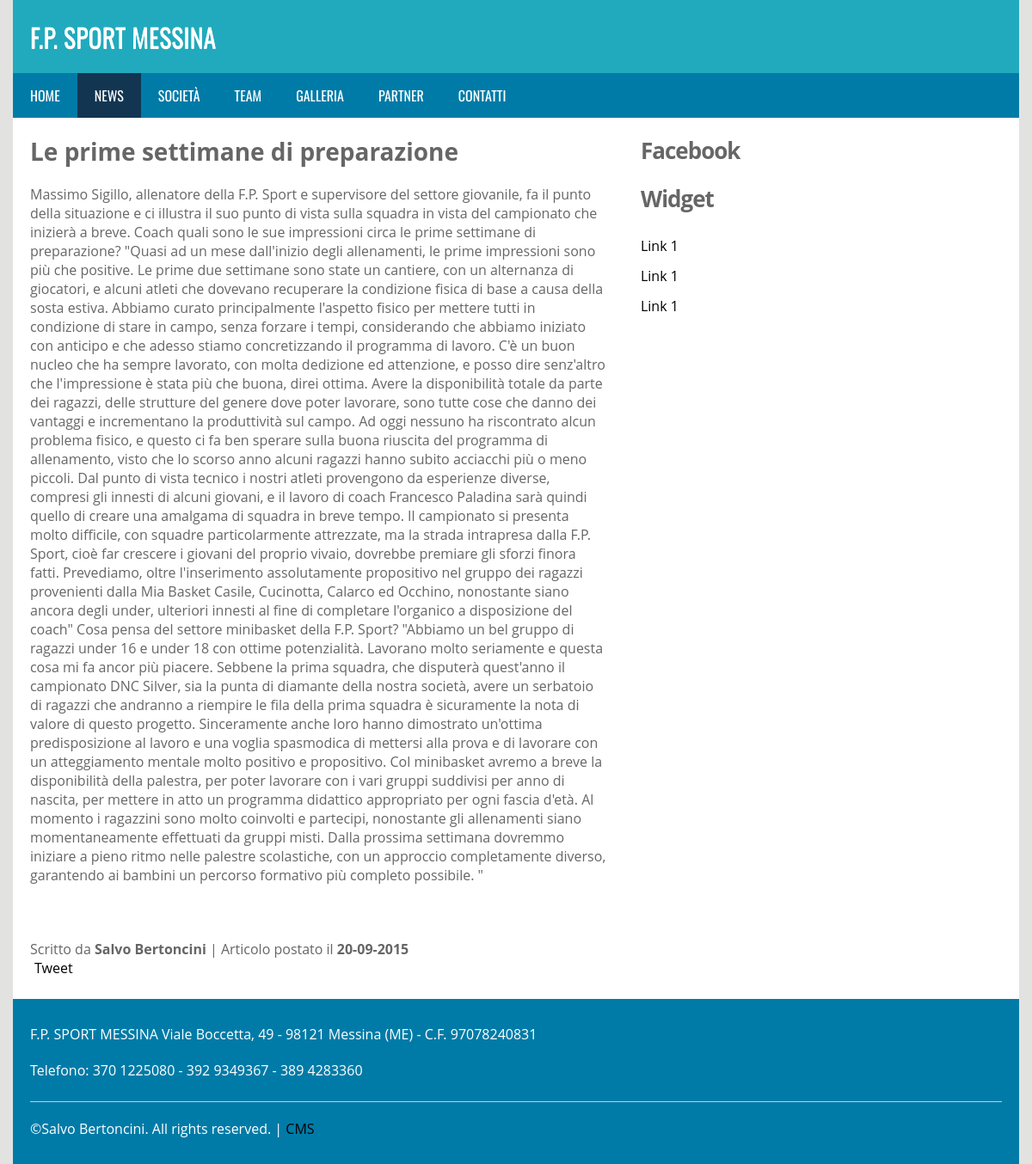
Page /articles/show.php?id=4 on the committed database.
### tables this page shows
CREATE TABLE IF NOT EXISTS `posts` (
  `id_posts` int(11) NOT NULL,
  `id_users` int(11) NOT NULL,
  `title_posts` varchar(100) NOT NULL,
  `articles_posts` text NOT NULL,
  `data_posts` date NOT NULL,
  `image_posts` blob
);

CREATE TABLE IF NOT EXISTS `users` (
  `id_users` int(11) NOT NULL,
  `username_users` varchar(30) NOT NULL,
  `password_users` varchar(30) NOT NULL,
  `name_users` varchar(40) NOT NULL,
  `surname_users` varchar(40) NOT NULL,
  `email_users` varchar(100) NOT NULL
);

### articles/show.php (the view, shortened to what this page needs)
<!doctype html>
 <html class="no-js" lang="en">
<head>
    <link href="../style.css" rel="stylesheet" />
    <link href="../css/responsive.css" rel="stylesheet" />
    <link rel="stylesheet" href="../slick-style.css"/>
</head>
<body>
<div id="wrapper">
    <header id="header">
            <h1 id="site-title"><a href="../index.php">F.P. Sport Messina</a></h1>
    </header>
    <div id="mainmenu">
        <ul>
            <li><a href="../index.php">HOME</a></li>
            <li class="active"><a href="../news.php">NEWS</a></li>
            <li><a href="../societa.php">SOCIETà</a></li>
            <li><a href="../team.php">TEAM</a></li>
            <li><a href="../media.php">GALLERIA</a></li>
            <li><a href="../partner.php">PARTNER</a></li>
            <li><a href="../contatti.php">CONTATTI</a></li>
        </ul>
    </div>
    <div id="main">
        <div id="content">
<?php
		if(isset($_GET['id'])&&(is_numeric($_GET['id']))){
		  $art_id = $_GET['id'];
		  $sql = "SELECT id_posts,id_users,title_posts,data_posts,articles_posts FROM posts WHERE id_posts='$art_id'";
		  $query = @mysql_query($sql) or die (mysql_error());
		  if(mysql_num_rows($query) > 0){
		    $row = mysql_fetch_array($query) or die (mysql_error());
		    $autore = stripslashes($row['id_users']);
		    $titolo = stripslashes($row['title_posts']);
		    $data = $row['data_posts'];
		    $articolo = ($row['articles_posts']);
		  	$nomecognomeSQL = "SELECT name_users, surname_users FROM users WHERE id_users = '".$autore."'";
			$queryAutore = @mysql_query($nomecognomeSQL) or die (mysql_error());
			if(mysql_num_rows($queryAutore) > 0)
			        if ($riga = mysql_fetch_array($queryAutore)) {
			          $nome_autore = $riga['name_users'];
			          $cognome_autore    = $riga['surname_users'];
			        }
		    echo "<div class=\"title\"><h2>".$titolo."</h2></div><p>" . $articolo . "</p><br><br>";
		    $data = preg_replace('/^(.{4})-(.{2})-(.{2})$/','$3-$2-$1', $data);
		    echo "Scritto da <b>". $nome_autore . " " .$cognome_autore. "</b>";
		    echo " | Articolo postato il <b>" . $data . "</b>"."<div id=\"fb-root\"></div>
				<script>(function(d, s, id) {
				  var js, fjs = d.getElementsByTagName(s)[0];
				  if (d.getElementById(id)) return;
				  js = d.createElement(s); js.id = id;
				  js.src = \"//connect.facebook.net/it_IT/all.js#xfbml=1\";
				  fjs.parentNode.insertBefore(js, fjs);
				}(document, 'script', 'facebook-jssdk'));</script>
                <div id='social'>
				<div class=\"fb-share-button\" data-href=\"show.php?id=".$art_id."\" data-width=\"200\" data-type=\"button\"></div>";
			echo " <a href=\"https://twitter.com/share\" class=\"twitter-share-button\" data-lang=\"it\" data-count=\"none\">Tweet</a></div>
				<script>!function(d,s,id){var js,fjs=d.getElementsByTagName(s)[0],p=/^http:/.test(d.location)?'http':'https';if(!d.getElementById(id)){js=d.createElement(s);js.id=id;js.src=p+'://platform.twitter.com/widgets.js';fjs.parentNode.insertBefore(js,fjs);}}(document, 'script', 'twitter-wjs');</script>";
		  }
		}else{
		  echo "Nessun articolo trovato.";
		}
		?>
		</div>
        <aside id="sidebar">
            <h3>Facebook</h3>
            <div class="widget">
                <h3>Widget</h3>
                <ul>
                    <li><a href="#">Link 1</a></li>
                    <li><a href="#">Link 1</a></li>
                    <li><a href="#">Link 1</a></li>
                </ul>
            </div>
        </aside>
    </div>
    <footer id="footer">
        <p>F.P. SPORT MESSINA Viale Boccetta, 49 - 98121 Messina (ME) - C.F. 97078240831</p>
        <p>Telefono: 370 1225080 - 392 9349367 - 389 4283360</p>
        <hr />
        <p>&copy;Salvo Bertoncini. All rights reserved. | <a href="/cms/login.php">CMS</a></p>
    </footer>
</div>
</body>
</html>

### style.css (style rules this page uses)
html, body, div, span, object, iframe, h1, h2, h3, h4, h5, h6, p, blockquote, pre, abbr, address, cite, code, del, dfn, em, img, ins, kbd, q, samp, small, strong, sub, sup, var, b, i, dl, dt, dd, ol, ul, li, fieldset, form, label, legend, table, caption, tbody, tfoot, thead, tr, th, td, article, aside, canvas, details, figcaption, figure, footer, header, hgroup, menu, nav, section, summary, time, mark, audio, video { margin: 0;padding: 0;border: 0;font-size: 100%;vertical-align: baseline; }
article, aside, details, figcaption, figure, footer, header, hgroup, menu, nav, section { display: block; }
html { overflow-y: scroll; -webkit-text-size-adjust: 100%; -ms-text-size-adjust: 100%; }
body { color: #666;font: 16px/28px;font-family: 'Open Sans', sans-serif;background: #e2e2e0; }
a { color: #000;text-decoration: none;-webkit-transition: all 0.3s ease-in-out;-moz-transition: all 0.3s ease-in-out;-o-transition: all 0.3s ease-in-out;-ms-transition: all 0.3s ease-in-out;transition: all 0.3s ease-in-out; }
p, dl, hr, h1, h2, h3, ol, ul, dd, pre, table, fieldset { margin-bottom: 20px; }
h1, h2, h3, h4, h5, h6 { text-shadow: 0 1px 0 #fff; }
h1 { font-size: 32px; }
h2 { font-size: 28px; }
h3 { font-size: 26px;letter-spacing: -1px; }
#wrapper { width: 960px;margin: 0 auto;background:#fff; }
#header { width: 920px;float:left;padding: 20px 20px 20px 20px; background:#21aabd; }
#mainmenu { width: 100%;float:left;background: #007BA7; }
#main { width: 920px;float:left;padding: 20px 20px 20px 20px; }
#content { width: 620px;float:left; }
#sidebar { width: 270px;float:right; }
#footer { width: 920px;float:left;padding: 30px 20px 10px 20px;background:#007BA7; }
#site-title a { font-family: oswald; font-weight: 400; font-size:30px; text-transform:uppercase;float: left;color:#fff; }
#mainmenu ul { margin: 0px 0 0px 0px;float:left;width:100%; list-style: none; }
#mainmenu ul li { float: left;margin: 0 0px 0 0;position: relative; }
#mainmenu a { color: #fff; display: block;font: 14px;padding: 14px 20px;font-family: oswald; text-transform:uppercase; }
#mainmenu .active { background: #123652; }
hr { border-bottom: 1px solid #ccc;border-top:none;border-left:none;border-right:none;margin:25px 0 20px 0; }
.widget li { line-height: 35px;list-style-type:none }
#footer { color: #fff; }
#footer a { font: 14px; }
#social { display: inline-flex; }
#social > div { padding-right: 5px; }

### css/responsive.css (style rules this page uses)
@media (min-width: 1200px) { #wrapper { width: 1170px;margin: 0 auto; } }
@media (min-width: 1200px) { #header { width: 1130px;float:left;padding: 20px 20px 20px 20px; } }
@media (min-width: 1200px) { #mainmenu { width: 100%;float:left; } }
@media (min-width: 1200px) { #main { width: 1130px;float:left;padding: 20px 20px 20px 20px; } }
@media (min-width: 1200px) { #content { width: 670px;float:left; } }
@media (min-width: 1200px) { #sidebar { width: 420px;float:right; } }
@media (min-width: 1200px) { #footer { width: 1130px;float:left;padding: 30px 20px 10px 20px; } }
@media (min-width: 1200px) { #mainmenu { display:block; } }

### rows in the picture
posts: title_posts "Le prime settimane di preparazione", articles_posts "Massimo Sigillo, allenatore della F.P. Sport e supervisore del settore giovanile, fa il punto della situazione e ci illustra il suo punto di vista sulla squadra in vista del campionato che inizierà a breve. Coach quali sono le sue impressioni circa le prime settimane di preparazione? \"Quasi ad un mese dall'inizio degli allenamenti, le prime impressioni sono più che positive. Le prime due settimane sono state un cantiere, con un alternanza di giocatori, e alcuni atleti che dovevano recuperare la condizione fisica di base a causa della sosta estiva. Abbiamo curato principalmente l'aspetto fisico per mettere tutti in condizione di stare in campo, senza forzare i tempi, considerando che abbiamo…", data_posts "20-09-2015"
users: name_users "Salvo", surname_users "Bertoncini"
